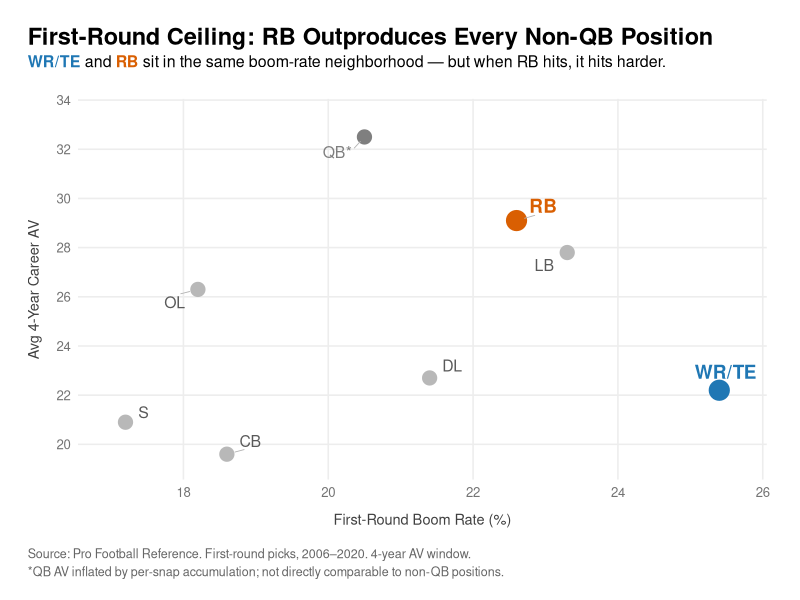

Generate this figure with R:
# ============================================================================
# content/scripts/love_weapon_laundering_scatter.R
#
# All-positions scatter: first-round Boom Rate (x) vs Avg 4-Year AV (y).
# RB and WR/TE highlighted; other positions greyed out for context.
# Companion graphic for the "Stop calling him a weapon" piece. Reusable
# template for subsequent positional-value pieces (highlight different
# positions per piece).
#
# Output: content/graphics/love_weapon_laundering_scatter.png
# ============================================================================

library(ggplot2)
library(dplyr)
library(ggtext)
library(ggrepel)
library(glue)

# data ------------------------------------------------------------------------
dat <- tibble::tribble(
  ~pos,    ~boom, ~bust, ~av,   ~highlight,
  "WR/TE", 25.4,  22.4,  22.2,  "wr_te",
  "OL",    18.2,  18.2,  26.3,  "other",
  "RB",    22.6,  22.6,  29.1,  "rb",
  "S",     17.2,  17.2,  20.9,  "other",
  "DL",    21.4,  23.9,  22.7,  "other",
  "QB",    20.5,  25.0,  32.5,  "qb",
  "CB",    18.6,  27.1,  19.6,  "other",
  "LB",    23.3,  32.6,  27.8,  "other"
)

# colors ----------------------------------------------------------------------
col_wr    <- "#1F77B4"   # blue
col_rb    <- "#D95F02"   # burnt orange
col_qb    <- "grey50"    # labeled but de-emphasized (volume artifact)
col_other <- "grey72"

dat <- dat |>
  mutate(
    dot_color = case_when(
      highlight == "rb"    ~ col_rb,
      highlight == "wr_te" ~ col_wr,
      highlight == "qb"    ~ col_qb,
      TRUE                 ~ col_other
    ),
    label_color = case_when(
      highlight == "rb"    ~ col_rb,
      highlight == "wr_te" ~ col_wr,
      highlight == "qb"    ~ col_qb,
      TRUE                 ~ "grey35"
    ),
    dot_size   = ifelse(highlight %in% c("rb", "wr_te"), 6.5, 4.5),
    label_face = ifelse(highlight %in% c("rb", "wr_te"), "bold", "plain"),
    label_size = ifelse(highlight %in% c("rb", "wr_te"), 4.8, 4.0),
    # augment QB label with volume-artifact caveat
    label_text = ifelse(pos == "QB", "QB*", pos)
  )

# plot ------------------------------------------------------------------------
p <- ggplot(dat, aes(x = boom, y = av)) +
  geom_point(aes(size = dot_size, color = dot_color)) +
  geom_text_repel(
    aes(label = label_text, color = label_color,
        fontface = label_face, size = label_size),
    point.padding     = 0.7,
    box.padding       = 0.5,
    min.segment.length = 0.4,
    segment.color     = "grey70",
    segment.size      = 0.3,
    seed              = 42
  ) +
  scale_color_identity() +
  scale_size_identity() +
  scale_x_continuous(
    name   = "First-Round Boom Rate (%)",
    expand = expansion(mult = c(0.08, 0.08)),
    breaks = scales::pretty_breaks(n = 6)
  ) +
  scale_y_continuous(
    name   = "Avg 4-Year Career AV",
    expand = expansion(mult = c(0.08, 0.12)),
    breaks = scales::pretty_breaks(n = 6)
  ) +
  labs(
    title = "First-Round Ceiling: RB Outproduces Every Non-QB Position",
    subtitle = glue(
      "<span style='color:{col_wr};'>**WR/TE**</span> and ",
      "<span style='color:{col_rb};'>**RB**</span> sit in the same boom-rate ",
      "neighborhood &mdash; but when RB hits, it hits harder."
    ),
    caption = paste(
      "Source: Pro Football Reference. First-round picks, 2006\u20132020. 4-year AV window.",
      "*QB AV inflated by per-snap accumulation; not directly comparable to non-QB positions.",
      sep = "\n"
    )
  ) +
  theme_minimal(base_size = 12) +
  theme(
    plot.title            = element_text(face = "bold", size = 17,
                                         margin = margin(b = 4)),
    plot.subtitle         = element_markdown(size = 11.5, margin = margin(b = 20),
                                             lineheight = 1.3),
    plot.caption          = element_text(color = "grey40", hjust = 0, size = 9,
                                         margin = margin(t = 14), lineheight = 1.2),
    plot.caption.position = "plot",
    plot.title.position   = "plot",
    axis.title            = element_text(color = "grey25", size = 10.5),
    axis.title.x          = element_text(margin = margin(t = 10)),
    axis.title.y          = element_text(margin = margin(r = 10)),
    axis.text             = element_text(color = "grey45", size = 9.5),
    panel.grid.minor      = element_blank(),
    panel.grid.major      = element_line(color = "grey93"),
    plot.margin           = margin(20, 24, 15, 20)
  )

# save ------------------------------------------------------------------------
ggsave(
  filename = "graphics/love_weapon_laundering_scatter.png",
  plot     = p,
  width    = 9,
  height   = 6.5,
  dpi      = 300,
  bg       = "white"
)
